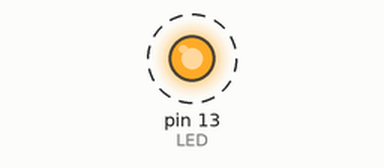
The sketch below on a simulated Arduino Uno, built with avr-gcc and run on an emulated ATmega328P. Shown: output pins drawn as LEDs (lit = HIGH). Dashed ring = blinking. What the sketch prints to the serial monitor is not drawn.

Above: at 0.5 s.
Timing chart, 0 to 4.6 s (numbered marks = the images above):
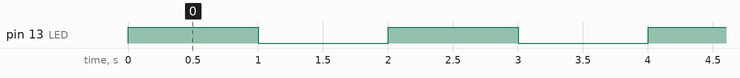

Measured:
- by itself, pin 13 (LED): alternates HIGH for 1.0 s and LOW for 1.0 s

The sketch:

1.BLINGKING_LED.ino
```cpp
byte LED = LED_BUILTIN;

void setup() {
  Serial.begin(9600);
  pinMode(LED,OUTPUT);
}

void loop() {
  Serial.println("MENYALA ABANGKUH");
  digitalWrite(LED,HIGH);
  delay(1000);
  Serial.println("PADAM ABANGKUH");
  digitalWrite(LED,LOW);
  delay(1000);
}
```
